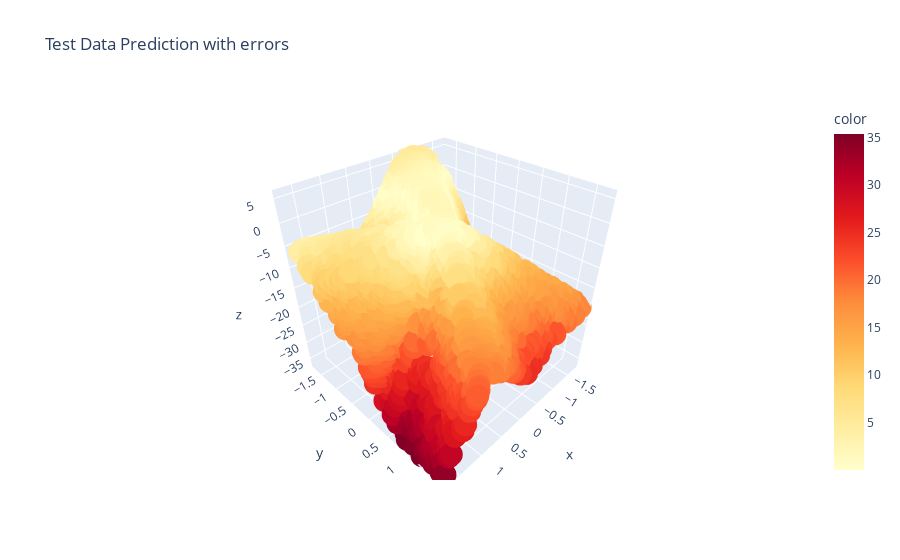

Notebook code cell kept with this figure:
### Markdown cell above
We can also visualize the error at the datapoints (given by their color).

### Code cell
prediction = net.forward(x_test)
epoch_loss = net.loss(prediction, y_test)

e = prediction.view(-1) - y_test
px.scatter_3d(x=x_test[:,0], y=x_test[:,1], z=prediction.view(-1), color=e.abs().view(-1), color_continuous_scale="YlOrRd", title="Test Data Prediction with errors ").show()

### Figure 1 — Plotly figure (JSON) as saved in the notebook; plotly's stock layout.template omitted (floating-point values rounded to 4 significant figures; data arrays with more than 128 entries replaced by an {"elided": "..."} marker saying what was removed)
{"data": [{"hovertemplate": "x=%{x}<br>y=%{y}<br>z=%{z}<br>color=%{marker.color}<extra></extra>", "legendgroup": "", "marker": {"color": {"elided": "1900 float values"}, "coloraxis": "coloraxis", "symbol": "circle"}, "mode": "markers", "name": "", "scene": "scene", "showlegend": false, "type": "scatter3d", "x": {"elided": "1900 float values"}, "y": {"elided": "1900 float values"}, "z": {"elided": "1900 float values"}}], "layout": {"coloraxis": {"colorbar": {"title": {"text": "color"}}, "colorscale": [[0, "rgb(255,255,204)"], [0.125, "rgb(255,237,160)"], [0.25, "rgb(254,217,118)"], [0.375, "rgb(254,178,76)"], [0.5, "rgb(253,141,60)"], [0.625, "rgb(252,78,42)"], [0.75, "rgb(227,26,28)"], [0.875, "rgb(189,0,38)"], [1, "rgb(128,0,38)"]]}, "legend": {"tracegroupgap": 0}, "scene": {"domain": {"x": [0, 1], "y": [0, 1]}, "xaxis": {"title": {"text": "x"}}, "yaxis": {"title": {"text": "y"}}, "zaxis": {"title": {"text": "z"}}}, "title": {"text": "Test Data Prediction with errors "}}}
